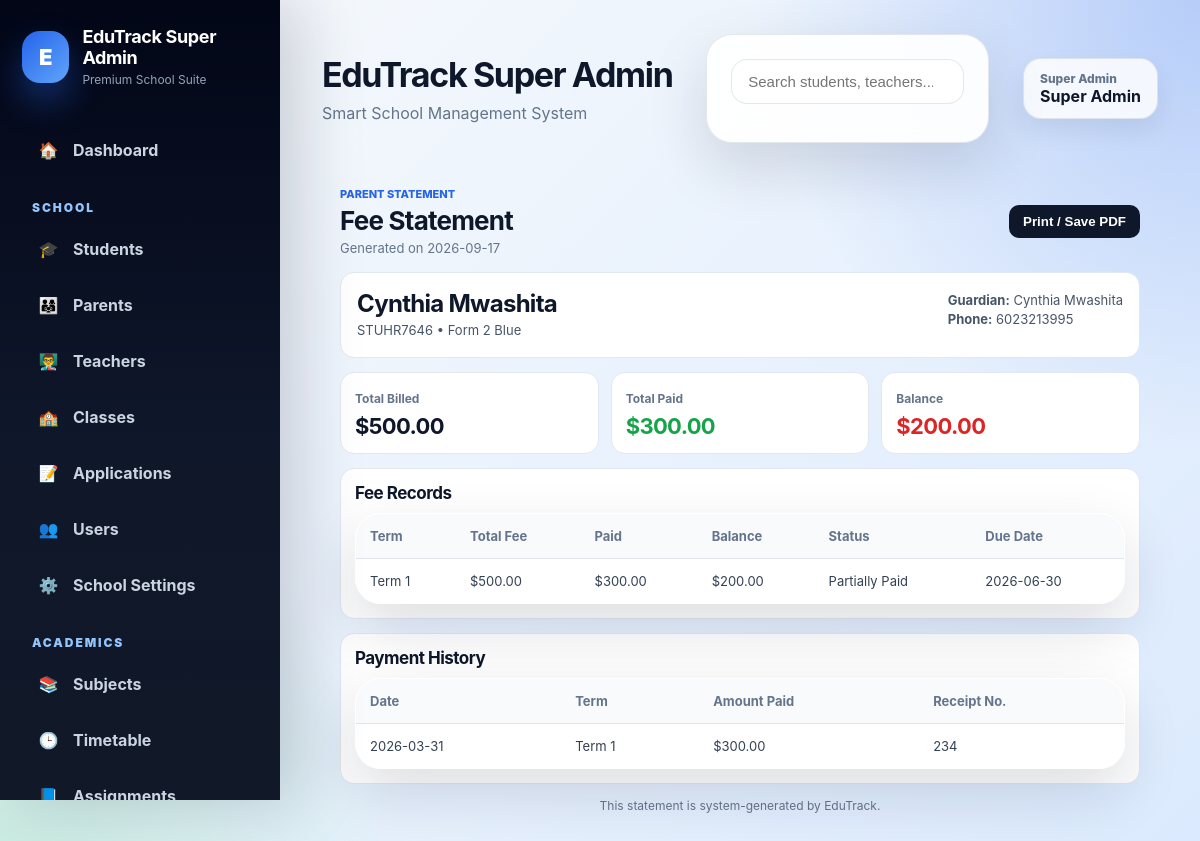
Page /fee_statement/1 (signed in) on the earlier database version.
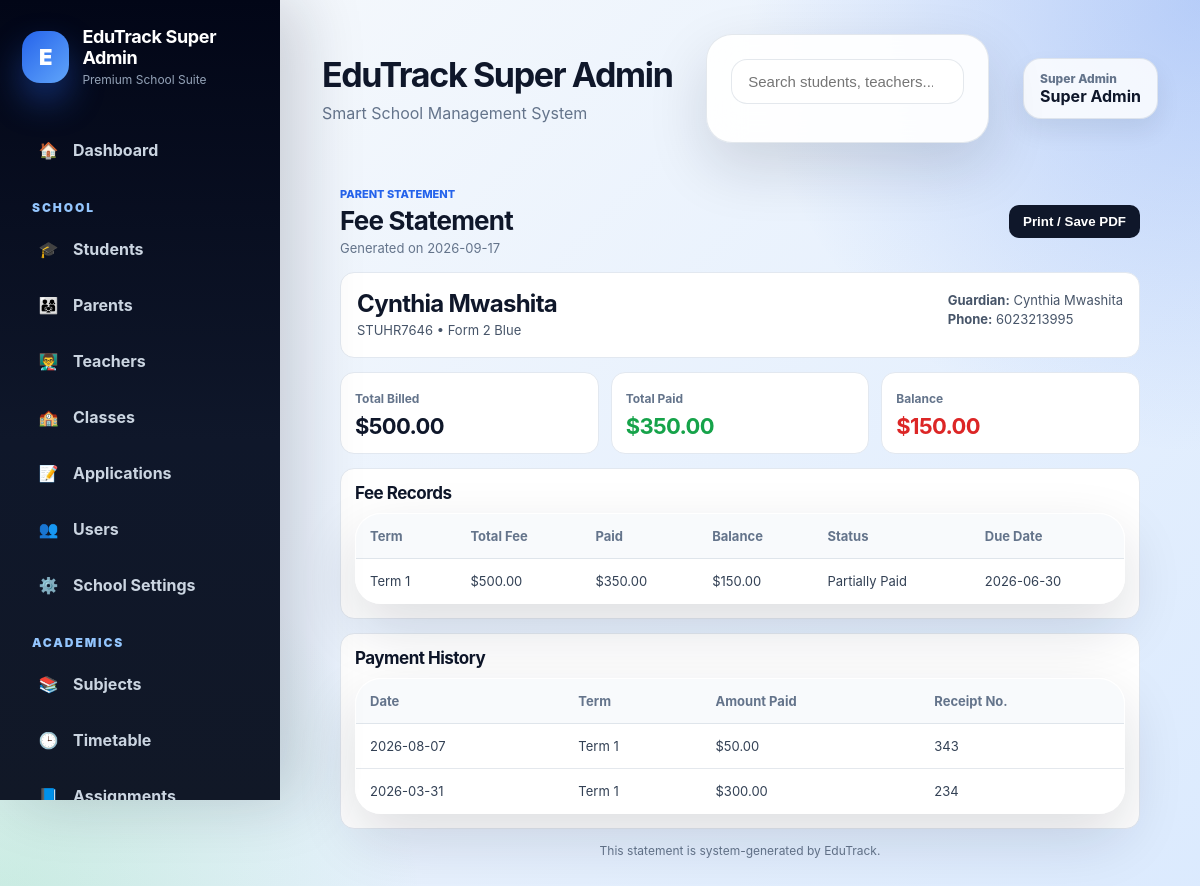
Same page on the later database version.
### tables this page shows
CREATE TABLE fees (
            id INTEGER PRIMARY KEY AUTOINCREMENT,
            school_id INTEGER,
            student_id INTEGER,
            term_name TEXT,
            amount REAL,
            paid_amount REAL DEFAULT 0,
            balance REAL,
            status TEXT,
            due_date TEXT
        , financial_year VARCHAR(20), created_by_user_id INTEGER, created_by_name VARCHAR(255), created_at TIMESTAMP, updated_by_user_id INTEGER, updated_by_name VARCHAR(255), updated_at TIMESTAMP);

CREATE TABLE fee_payments (
        id INTEGER PRIMARY KEY AUTOINCREMENT,
        school_id INTEGER,
        fee_id INTEGER,
        payment_date TEXT,
        amount_paid REAL,
        receipt_number TEXT
    , details TEXT, transaction_reference VARCHAR(100), created_by_user_id INTEGER, created_by_name VARCHAR(255), created_at TIMESTAMP, supporting_document TEXT);

### routes/fees.py (the view)
    @app.route("/fee_statement/<int:student_id>")
    @login_required
    @roles_required("school_admin", "super_admin", "parent")
    def fee_statement(student_id):
        school_id = session.get("school_id")
        role = session.get("role")
        user_id = session.get("user_id")
        if role == "parent":
            student = fetch_one("""
                SELECT s.*
                FROM students s
                JOIN guardians g ON s.id = g.student_id
                WHERE s.id = ?
                  AND g.parent_user_id = ?
                  AND s.school_id = ?
            """, (student_id, user_id, school_id))
        elif role == "super_admin":
            student = fetch_one("SELECT * FROM students WHERE id = ?", (student_id,))
        else:
            student = fetch_one("""
                SELECT * FROM students
                WHERE id = ? AND school_id = ?
            """, (student_id, school_id))
        if not student:
            flash("Student not found or access denied.", "danger")
            return redirect(url_for("fees"))
        fee_records = fetch_all("""
            SELECT *
            FROM fees
            WHERE student_id = ?
            ORDER BY term_name, due_date
        """, (student_id,))
        payments = fetch_all("""
            SELECT fp.*, f.term_name
            FROM fee_payments fp
            JOIN fees f ON fp.fee_id = f.id
            WHERE f.student_id = ?
            ORDER BY fp.payment_date DESC, fp.id DESC
        """, (student_id,))
        totals = fetch_one("""
            SELECT
                COALESCE(SUM(amount), 0) AS total_billed,
                COALESCE(SUM(paid_amount), 0) AS total_paid,
                COALESCE(SUM(balance), 0) AS total_balance
            FROM fees
            WHERE student_id = ?
        """, (student_id,))
        return render_template(
            "fee_statement.html",
            student=student,
            fee_records=fee_records,
            payments=payments,
            totals=totals,
            today=datetime.now().strftime("%Y-%m-%d")
        )

### app.py (called while the page is built)
@app.after_request
def add_security_headers(response):
    response.headers["X-Frame-Options"] = "DENY"
    response.headers["X-Content-Type-Options"] = "nosniff"
    response.headers["Referrer-Policy"] = "strict-origin-when-cross-origin"
    return response

### utils/auth.py (called while the page is built, shortened)
def login_required(f):
    @wraps(f)
    def wrapper(*args, **kwargs):
        if "user_id" not in session:
            flash("Please log in first.", "warning")
            return redirect(url_for("login"))
        school_id = session.get("school_id")
        role = session.get("role")
        return f(*args, **kwargs)
    return wrapper

def roles_required(*allowed_roles):
    def decorator(f):
        @wraps(f)
        def wrapper(*args, **kwargs):
            if "user_id" not in session:
                flash("Please log in first.", "warning")
                return redirect(url_for("login"))
            role = session.get("role")
            return f(*args, **kwargs)
        return wrapper
    return decorator

### utils/db.py (called while the page is built)
def is_postgres():
    return os.environ.get("DATABASE_URL") is not None

def convert_query(query: str) -> str:
    if is_postgres():
        return query.replace("?", "%s")
    return query

### templates/fee_statement.html (shortened to what this page needs)
{% extends "base_premium.html" %}
{% block content %}
<div class="statement-page">
  <div class="statement-header">
    <div>
      <p class="eyebrow">Parent Statement</p>
      <h1>Fee Statement</h1>
      <p class="muted">Generated on {{ today }}</p>
    </div>
    <button onclick="window.print()" class="print-btn">Print / Save PDF</button>
  </div>
  <div class="student-card">
    <div>
      <h2>{{ student.first_name }} {{ student.last_name }}</h2>
      <p>{{ student.student_number }} • {{ student.class_name }}</p>
    </div>
    <div>
      <p><strong>Guardian:</strong> {{ student.guardian1_name or "-" }}</p>
      <p><strong>Phone:</strong> {{ student.guardian1_phone or "-" }}</p>
    </div>
  </div>
  <div class="summary-grid">
    <div class="summary-card">
      <span>Total Billed</span>
      <h2>${{ "%.2f"|format(totals.total_billed or 0) }}</h2>
    </div>
    <div class="summary-card success">
      <span>Total Paid</span>
      <h2>${{ "%.2f"|format(totals.total_paid or 0) }}</h2>
    </div>
    <div class="summary-card danger">
      <span>Balance</span>
      <h2>${{ "%.2f"|format(totals.total_balance or 0) }}</h2>
    </div>
  </div>
  <div class="section">
    <h2>Fee Records</h2>
    <table>
      <thead>
        <tr>
          <th>Term</th>
          <th>Total Fee</th>
          <th>Paid</th>
          <th>Balance</th>
          <th>Status</th>
          <th>Due Date</th>
        </tr>
      </thead>
      <tbody>
        {% for f in fee_records %}
        <tr>
          <td>{{ f.term_name }}</td>
          <td>${{ "%.2f"|format(f.amount or 0) }}</td>
          <td>${{ "%.2f"|format(f.paid_amount or 0) }}</td>
          <td>${{ "%.2f"|format(f.balance or 0) }}</td>
          <td>{{ f.status }}</td>
          <td>{{ f.due_date or "-" }}</td>
        </tr>
        {% else %}
        <tr>
          <td colspan="6" class="empty">No fee records found.</td>
        </tr>
        {% endfor %}
      </tbody>
    </table>
  </div>
  <div class="section">
    <h2>Payment History</h2>
    <table>
      <thead>
        <tr>
          <th>Date</th>
          <th>Term</th>
          <th>Amount Paid</th>
          <th>Receipt No.</th>
        </tr>
      </thead>
      <tbody>
        {% for p in payments %}
        <tr>
          <td>{{ p.payment_date or "-" }}</td>
          <td>{{ p.term_name }}</td>
          <td>${{ "%.2f"|format(p.amount_paid or 0) }}</td>
          <td>{{ p.receipt_number or "-" }}</td>
        </tr>
        {% else %}
        <tr>
          <td colspan="4" class="empty">No payments recorded.</td>
        </tr>
        {% endfor %}
      </tbody>
    </table>
  </div>
  <div class="footer-note">
    <p>This statement is system-generated by EduTrack.</p>
  </div>
</div>
{% endblock %}

Differences in the rows shown:
changed fees "Term 1": paid_amount "300.00" → "350.00"; balance "200.00" → "150.00"
added fee_payments: payment_date "2026-08-07", term_name "Term 1", amount_paid "50.00", receipt_number "343"
Other differences:
{{ "%.2f"|format(totals.total_paid or 0) }}: "300.00" → "350.00"
{{ "%.2f"|format(totals.total_balance or 0) }}: "200.00" → "150.00"
